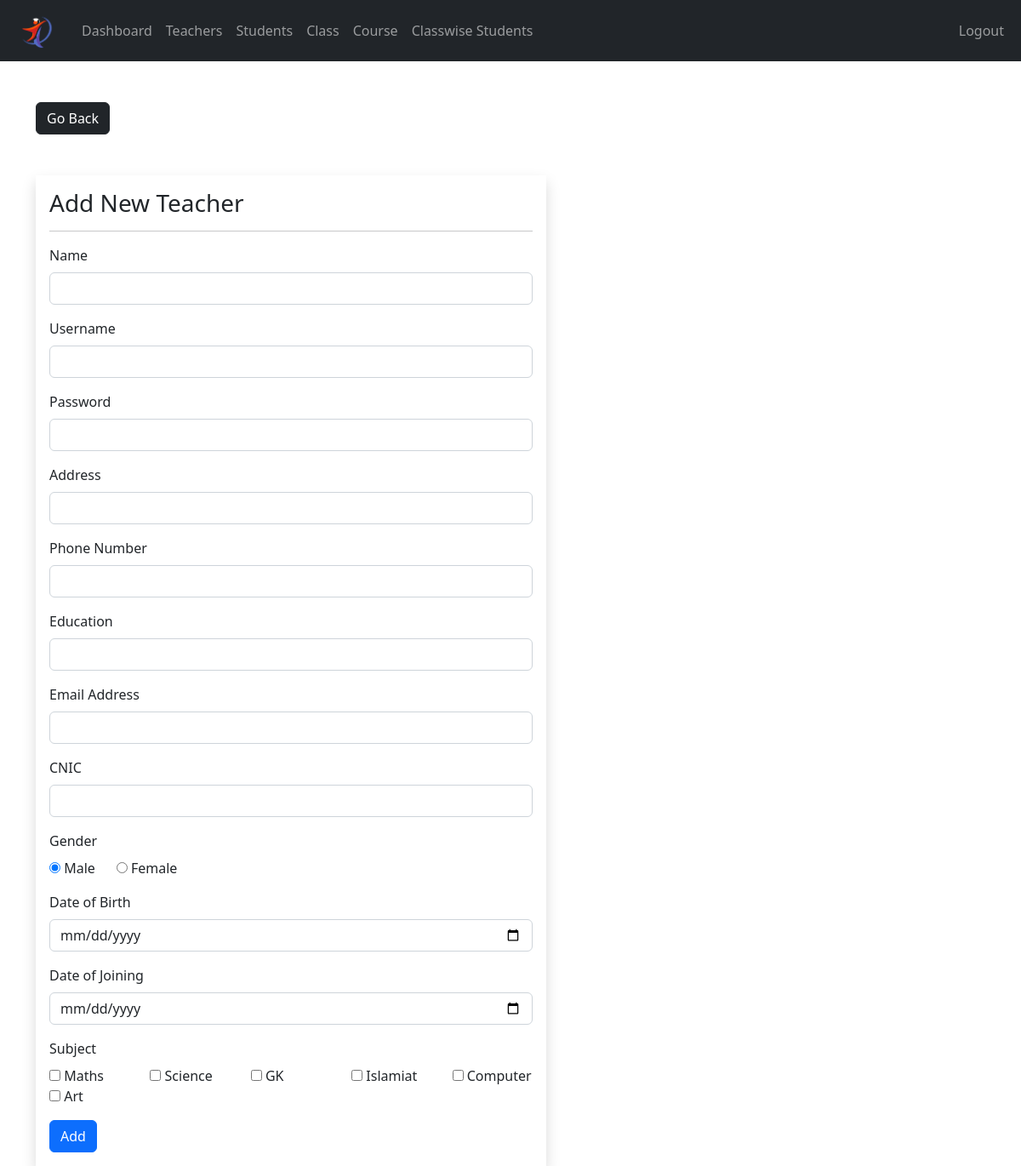
The page /UI/admin/teacher-add.php (signed in) on the database its author committed.
### tables this page shows
CREATE TABLE `subject` (
  `idSubject` int(11) NOT NULL AUTO_INCREMENT,
  `name` varchar(45) NOT NULL,
  PRIMARY KEY (`idSubject`)
);

### UI/admin/data/subject.php (called while the page is built, shortened)
<?php
function getAllSubjects($conn)
{
  $sql = "SELECT * FROM subject";
  $stmt = $conn->prepare($sql);
  $stmt->execute();
  if ($stmt->rowCount() >= 1) {
    $subjects = $stmt->fetchAll();
    return $subjects;
  } else {
    return 0;
  }
}
?>

### UI/admin/teacher-add.php (the view, shortened to what this page needs)
<?php
if (
  isset($_SESSION['UserID']) &&
  isset($_SESSION['role'])
) {
  if ($_SESSION['role'] == 'Admin') {
    include "../DB_connection.php";
    include "data/subject.php";
    $subjects = getAllSubjects($conn);
    ?>
    <!DOCTYPE html>
    <html lang="en">
    <head>
      <link rel="stylesheet" href="https://cdn.jsdelivr.net/npm/bootstrap@5.2.0/dist/css/bootstrap.min.css">
      <link rel="stylesheet" href="../css/style.css">
      <link rel="stylesheet" href="https://cdnjs.cloudflare.com/ajax/libs/font-awesome/4.7.0/css/font-awesome.min.css">
    </head>
    <body>
      <?php
      include "inc/navbar.php";
      ?>
      <div class="container mt-5">
        <a href="teacher.php" class="btn btn-dark">Go Back</a>
        <form method="post" class="shadow p-3 mt-5 form-w" action="req/teacher-add.php">
          <h3>Add New Teacher</h3>
          <hr>
          <div class="mb-3">
            <label class="form-label">Name</label>
            <input type="text" class="form-control" name="name">
          </div>
          <div class="mb-3">
            <label class="form-label">Username</label>
            <input type="text" class="form-control" name="username">
          </div>
          <div class="mb-3">
            <label class="form-label">Password</label>
            <div class="input-group mb-3">
              <input type="text" class="form-control" name="pass" id="passInput">
            </div>
          </div>
          <div class="mb-3">
            <label class="form-label">Address</label>
            <input type="text" class="form-control" name="Address">
          </div>
          <div class="mb-3">
            <label class="form-label">Phone Number</label>
            <input type="text" class="form-control" name="phone_no">
          </div>
          <div class="mb-3">
            <label class="form-label">Education</label>
            <input type="text" class="form-control" name="Education">
          </div>
          <div class="mb-3">
            <label class="form-label">Email Address</label>
            <input type="text" class="form-control" name="email">
          </div>
          <div class="mb-3">
            <label class="form-label">CNIC</label>
            <input type="text" class="form-control" name="cnic">
          </div>
          <div class="mb-3">
            <label class="form-label">Gender</label><br>
            <input type="radio" value="Male" checked name="gender"> Male
            &nbsp;&nbsp;&nbsp;&nbsp;
            <input type="radio" value="Female" name="gender"> Female
          </div>
          <div class="mb-3">
            <label class="form-label">Date of Birth</label>
            <input type="date" class="form-control" value="" name="DOB">
          </div>
          <div class="mb-3">
            <label class="form-label">Date of Joining</label>
            <input type="date" class="form-control" value="" name="DOJ">
          </div>
          <div class="mb-3">
            <label class="form-label">Subject</label>
            <div class="row row-cols-5">
              <?php foreach ($subjects as $subject): ?>
                <div class="col">
                  <input type="checkbox" name="subjects[]" value="<?= $subject['idSubject'] ?>">
                  <?= $subject['name'] ?>
                </div>
              <?php endforeach ?>
            </div>
          </div>
          <button type="submit" class="btn btn-primary">Add</button>
        </form>
      </div>
    </body>
    </html>
    <?php
  } else {
    header("Location: ../login.php");
    exit;
  }
} else {
  header("Location: ../login.php");
  exit;
}
?>

### UI/css/style.css (style rules this page uses)
.form-w { max-width: 600px; width: 100%; }

### rows shown on the page
subject: name "Maths"
subject: name "Science"
subject: name "GK"
subject: name "Islamiat"
subject: name "Computer"
subject: name "Art"
